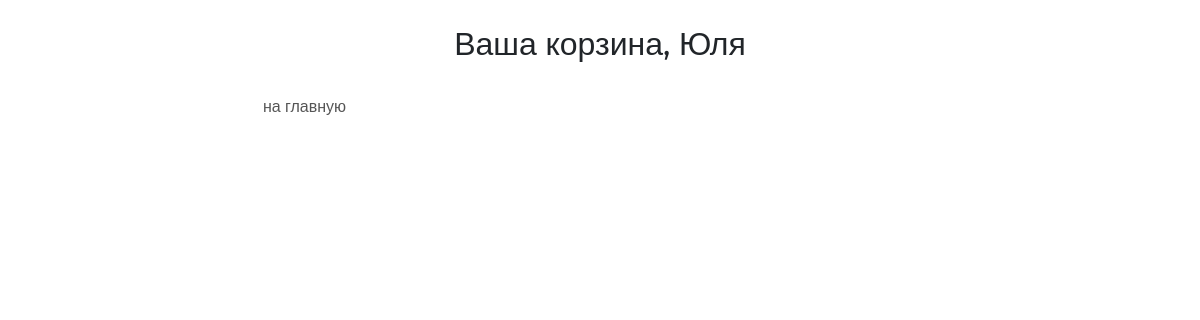
Page /basket/ (signed in) on the earlier database version.
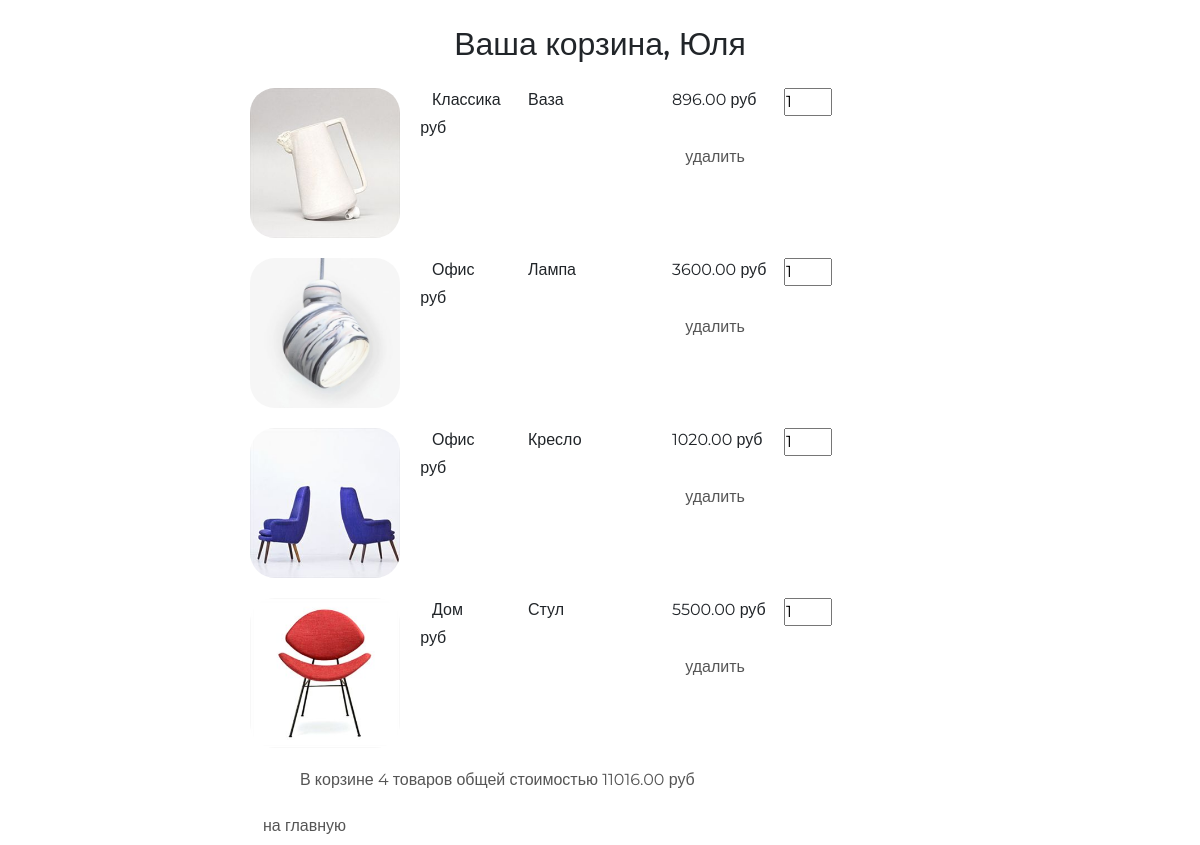
Same page on the later database version.
### authapp/models.py (models this page shows, shortened)
class ShopUser(AbstractUser):
    avatar = models.ImageField(upload_to='users_avatars', blank=True, verbose_name='Аватар')
    avatar_url = models.URLField(blank=True,verbose_name='Ссылка на аватар')
    age = models.PositiveSmallIntegerField(verbose_name='Возраст', default=18)
    activate_key = models.CharField(max_length=128, verbose_name='Ключ активации', blank=True, null=True)
    activate_key_expired = models.DateTimeField(blank=True, null=True)

### basketapp/models.py (models this page shows)
class Basket(models.Model):
    user = models.ForeignKey(settings.AUTH_USER_MODEL, on_delete=models.CASCADE, related_name='basket')
    product = models.ForeignKey(Product, on_delete=models.CASCADE)
    quantity = models.PositiveSmallIntegerField(default=0)
    add_datetime = models.DateField(auto_now_add=True)
    @property
    def products_cost(self):
        return self.quantity * self.product.price
    @property
    def total_quantity(self):
        _items = Basket.objects.filter(user=self.user)
        return sum(list(map(lambda x: x.quantity, _items)))
    @property
    def total_cost(self):
        _items = Basket.objects.filter(user=self.user)
        return sum(list(map(lambda x: x.products_cost, _items)))

### mainapp/models.py (models this page shows, shortened)
class Product(models.Model):
    category = models.ForeignKey(ProductCategory, on_delete=models.CASCADE, verbose_name='Категория')
    name = models.CharField(max_length=128, verbose_name='Название')
    image = models.ImageField(upload_to='products', blank=True,verbose_name='Картинка')
    short_desc = models.CharField(max_length=255, verbose_name='Краткое описание')
    description = models.TextField(verbose_name='Описание')
    price = models.DecimalField(decimal_places=2, max_digits=10, default=0, verbose_name='Цена')
    quantity = models.PositiveSmallIntegerField(default=0, verbose_name='Количество')
    is_active = models.BooleanField(default=True)

class ProductCategory(models.Model):
    name = models.CharField(max_length=64, blank=True, unique=True, verbose_name='Название')
    description = models.TextField(verbose_name='Описание')
    is_active = models.BooleanField(default=True)
    class Meta:
        verbose_name = 'категория'
        verbose_name_plural = 'категория'
        ordering = ('-id',)

### basketapp/views.py (the view)
# urls.py: path('', views.basket, name='basket'),
@login_required
def basket(request):
    basket_list = Basket.objects.filter(user=request.user)
    context = {
        'baskets': basket_list
    }
    return render(request, 'basketapp/basket.html', context=context)

### adminapp/templatetags/my_tags.py (called while the page is built)
@register.filter(name='media_for_product')
def media_for_product(img_path):
    if not img_path:
        img_path = 'products/default.jpg'
    return f'{settings.MEDIA_URL}{img_path}'

### mainapp/context_processor.py (called while the page is built)
def basket(request):
    basket_items = []
    if request.user.is_authenticated:
        basket_items = Basket.objects.filter(user=request.user)
    return {
        'basket': basket_items
    }

### basketapp/templates/basketapp/basket.html
{% extends 'basketapp/base.html' %}
{% load static %}
{% block content %}
    <div class="basket_list">
        {% include 'basketapp/includes/inc_basket_list.html' %}
    </div>
    <button class="btn btn-round">
        <a href="{% url 'main' %}">на главную</a>
    </button>
{% endblock %}

### basketapp/templates/basketapp/base.html (shortened to what this page needs)
<!DOCTYPE html>
{% load static %}
<html lang="en">
<head>
    {% block css %}
        <link type="text/css" rel="stylesheet" href="{% static 'css/bootstrap.min.css' %}">
        <link type="text/css" rel="stylesheet" href="{% static 'style.css' %}">
        <link rel="stylesheet" href="{% static 'fonts/font-awesome/css/font-awesome.css' %}">
    {% endblock %}
</head>
<body>
<div class="basket_container">
    <div class="h2 text-center head">
        Ваша корзина, {% if user.first_name %} {{ user.first_name }}{% else %}Пользователь{% endif %}
    </div>
    {% block content %}
    {% endblock %}
</div>
</body>
</html>

### basketapp/templates/basketapp/includes/inc_basket_list.html
{% load my_tags %}
{% for item in baskets %}
    <div class="basket_record">
        <img src="{{ item.product.image|media_for_product }}"
             alt="{{ item.product.short_desc }}">
        <span class="category_name">{{ item.product.category.name }}</span>
        <span class="product_name">{{ item.product.name }}</span>
        <span class="product_price">{{ item.product.price }}&nbspруб</span>
        <input type="number" name="{{ item.pk }}"
               min="0"
               value="{{ item.quantity }}">
        <span class="product_cost">{{ item.cost }}&nbspруб</span>
        <button class="btn btn-round">
            <a href="{% url 'basket:remove' item.pk %}" class="">
                удалить
            </a>
        </button>
    </div>
{% endfor %}
{% if baskets %}
    <div class="basket_summary">
        В корзине {{ baskets.0.total_quantity }} товаров общей стоимостью
        {{ baskets.0.total_cost }} руб
    </div>
{% endif %}

### static/style.css (style rules this page uses)
* { margin: 0; padding: 0; }
body { font-family: 'Montserrat', sans-serif; }
html, body { height: 100%; }
.basket_container { margin: 25px auto; width: 700px; }
.basket_list input[type="number"] { width: 3em; position: relative; display: block; float: left; }
.basket_list span.category_name { margin-left: 2em; width: 5em; position: relative; display: block; float: left; }
.basket_list span.product_name { margin-left: 1em; width: 8em; position: relative; display: block; float: left; }
.basket_list span.product_price { margin-left: 1em; width: 7em; position: relative; display: block; float: left; }
.basket_list span.product_cost { margin-left: 1em; width: 7em; position: relative; display: block; float: left; }
.basket_list .basket_record { position: relative; display: block; height: 170px; float: none; }
.basket_container .head { margin: 25px auto; }
.basket_list .basket_record button { margin-top: 50px; margin-left: 390px; width: 150px; position: absolute; display: block; float: left; }
.basket_list button { margin-left: 45px; width: 150px; display: block; float: left; }
.basket_container button a { text-decoration: none; color: #555; }
.basket_container img { display: block; float: left; width: 150px; border-radius: 25px; }
.basket_container .basket_summary { display: block; margin-left: 50px; margin-bottom: 15px; color: #555; }

Differences in the rows shown:
added Basket: product.image|media_for_product (picture), product.category.name "Классика", product.name "Ваза", product.price "896.00", quantity "1", user+quantity "4", user+quantity+product "11016.00"
added Basket: product.image|media_for_product (picture), product.category.name "Офис", product.name "Лампа", product.price "3600.00", quantity "1"
added Basket: product.image|media_for_product (picture), product.category.name "Офис", product.name "Кресло", product.price "1020.00", quantity "1"
added Basket: product.image|media_for_product (picture), product.category.name "Дом", product.name "Стул", product.price "5500.00", quantity "1"
Other differences:
text now shown: "В корзине товаров общей стоимостью руб"
